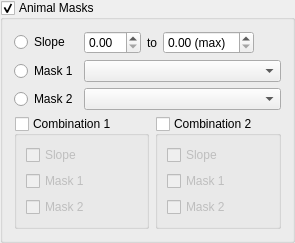
      <widget class="QGroupBox" name="gbCropMasks_2">
       <property name="title">
        <string>Animal Masks</string>
       </property>
       <property name="checkable">
        <bool>true</bool>
       </property>
       <layout class="QGridLayout">
        <item row="0" column="0">
         <widget class="QRadioButton" name="radioButton_7">
          <property name="text">
           <string>Slope</string>
          </property>
         </widget>
        </item>
        <item row="0" column="1">
         <widget class="QDoubleSpinBox" name="doubleSpinBox_5">
          <property name="suffix">
           <string/>
          </property>
         </widget>
        </item>
        <item row="0" column="2" colspan="2">
         <widget class="QLabel" name="label">
          <property name="text">
           <string>to</string>
          </property>
         </widget>
        </item>
        <item row="0" column="4">
         <widget class="QDoubleSpinBox" name="doubleSpinBox_4">
          <property name="suffix">
           <string> (max)</string>
          </property>
         </widget>
        </item>
        <item row="0" column="5">
         <spacer>
          <property name="orientation">
           <enum>Qt::Horizontal</enum>
          </property>
          <property name="sizeHint" stdset="0">
           <size>
            <width>20</width>
            <height>23</height>
           </size>
          </property>
         </spacer>
        </item>
        <item row="1" column="0">
         <widget class="QRadioButton" name="radioButton_8">
          <property name="text">
           <string>Mask 1</string>
          </property>
         </widget>
        </item>
        <item row="1" column="1" colspan="5">
         <widget class="QComboBox" name="comboBox_6"/>
        </item>
        <item row="2" column="0">
         <widget class="QRadioButton" name="radioButton_9">
          <property name="text">
           <string>Mask 2</string>
          </property>
         </widget>
        </item>
        <item row="2" column="1" colspan="5">
         <widget class="QComboBox" name="comboBox_7"/>
        </item>
        <item row="3" column="0" colspan="3">
         <widget class="QGroupBox" name="groupBox_3">
          <property name="title">
           <string>Combination 1</string>
          </property>
          <property name="checkable">
           <bool>true</bool>
          </property>
          <property name="checked">
           <bool>false</bool>
          </property>
          <layout class="QGridLayout">
           <item row="0" column="0">
            <widget class="QCheckBox" name="checkBox_7">
             <property name="text">
              <string>Slope</string>
             </property>
            </widget>
           </item>
           <item row="1" column="0">
            <widget class="QCheckBox" name="checkBox_8">
             <property name="text">
              <string>Mask 1</string>
             </property>
            </widget>
           </item>
           <item row="2" column="0">
            <widget class="QCheckBox" name="checkBox_9">
             <property name="text">
              <string>Mask 2</string>
             </property>
            </widget>
           </item>
          </layout>
         </widget>
        </item>
        <item row="3" column="3" colspan="3">
         <widget class="QGroupBox" name="groupBox_4">
          <property name="title">
           <string>Combination 2</string>
          </property>
          <property name="checkable">
           <bool>true</bool>
          </property>
          <property name="checked">
           <bool>false</bool>
          </property>
          <layout class="QGridLayout">
           <item row="0" column="0">
            <widget class="QCheckBox" name="checkBox_10">
             <property name="text">
              <string>Slope</string>
             </property>
            </widget>
           </item>
           <item row="1" column="0">
            <widget class="QCheckBox" name="checkBox_11">
             <property name="text">
              <string>Mask 1</string>
             </property>
            </widget>
           </item>
           <item row="2" column="0">
            <widget class="QCheckBox" name="checkBox_12">
             <property name="text">
              <string>Mask 2</string>
             </property>
            </widget>
           </item>
          </layout>
         </widget>
        </item>
       </layout>
      </widget>
